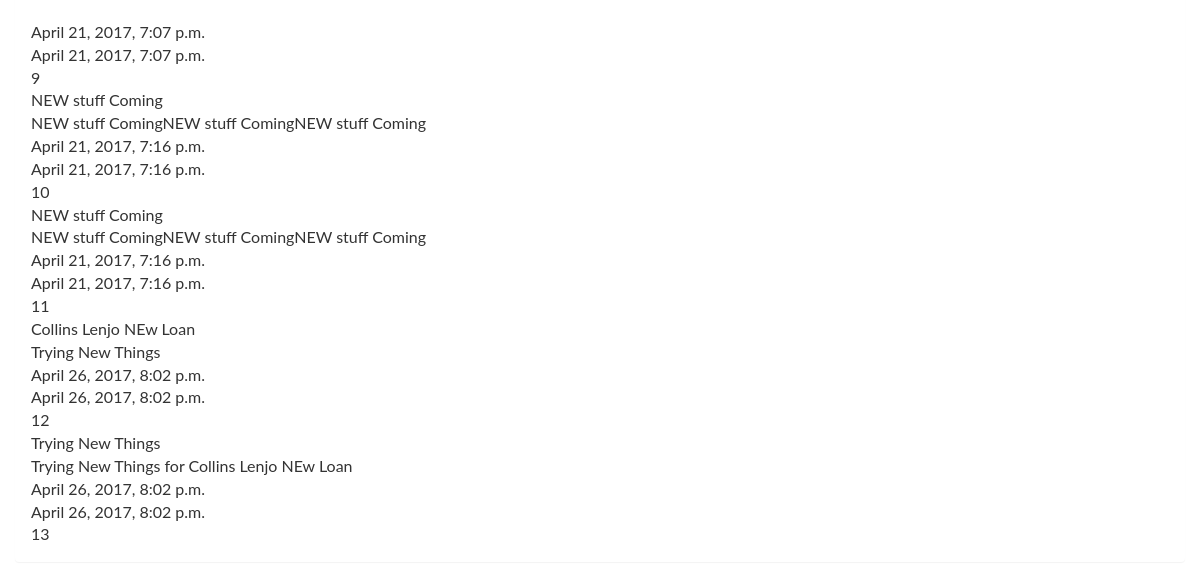
Before: / (lower part) with the older database file.
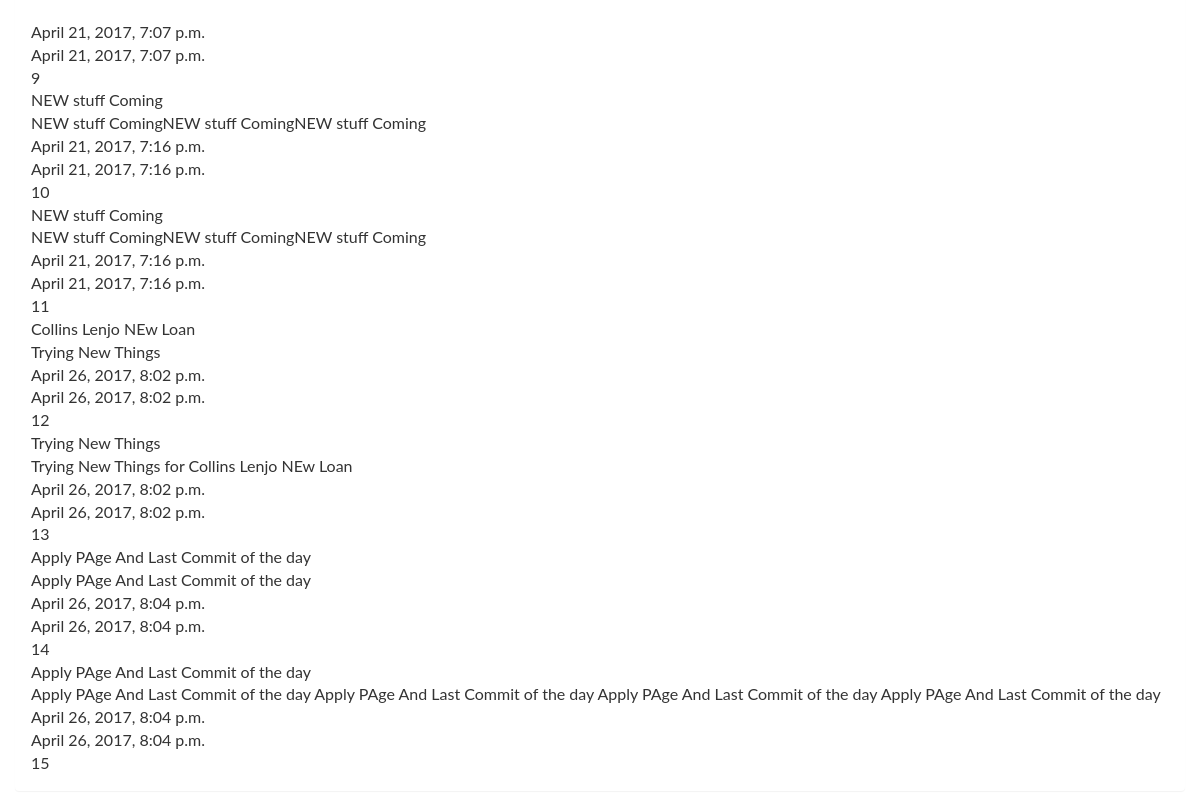
After: the same page with the newer database file.
### src/models.py (models this page shows, shortened)
class Loan(models.Model):
	title = models.CharField(max_length=120)
	content = models.TextField()
	updated = models.DateTimeField(auto_now = True, auto_now_add = False)
	timestamp = models.DateTimeField(auto_now = False, auto_now_add = True)

### src/views.py (the view)
# urls.py: url(r'^$', index_loan),
def index_loan(request):
	queryset = Loan.objects.all()
	context = {
			"title":"Homepage",
			"Loan_list":queryset
	}
	return render(request, "index.html", context)

### templates/index.html (shortened to what this page needs)
{% load staticfiles %}
<!DOCTYPE html>
<html>
<head>
	<link rel="stylesheet" type="text/css" href="{% static 'css/bootstrap.css' %}">
	<link rel="stylesheet" type="text/css" href="{% static 'css/font-awesome.css' %}">
	<link rel="stylesheet" type="text/css" href="{% static 'css/style.css' %}">
	<link rel="stylesheet" type="text/css" href="{% static 'css/main.css' %}">
	<link rel="stylesheet" href="https://code.getmdl.io/1.3.0/material.indigo-pink.min.css">
</head>
<body>
<div id="wrapper">
   <div class="container-fluid">
	<div class="col-md-12">
		<div class="row">
			<div class="panel">
				<div class="panel-body">
					{% for obj in Loan_list %}
					<a href="{% url 'details' id=obj.id %}">{{ obj.title }}</a><br>
					{{ obj.content }}<br>
					{{ obj.timestamp }}<br>
					{{ obj.updated }}<br>
					{{ obj.id }}<br>
					{% endfor %}
				</div>
			</div>
		</div>
	</div>
</div>
</div>
</body>
</html>

Changed rows visible on the page:
added Loan: title "Apply PAge And Last Commit of the day", content "Apply PAge And Last Commit of the day", timestamp "April 26, 2017, 8:04 p.m.", updated "April 26, 2017, 8:04 p.m.", id "14"
added Loan: title "Apply PAge And Last Commit of the day", content "Apply PAge And Last Commit of the day Apply PAge And Last Commit of the day Apply PAge And Last Commit of the day Apply PAge And Last Commit of the day", timestamp "April 26, 2017, 8:04 p.m.", updated "April 26, 2017, 8:04 p.m.", id "15"
